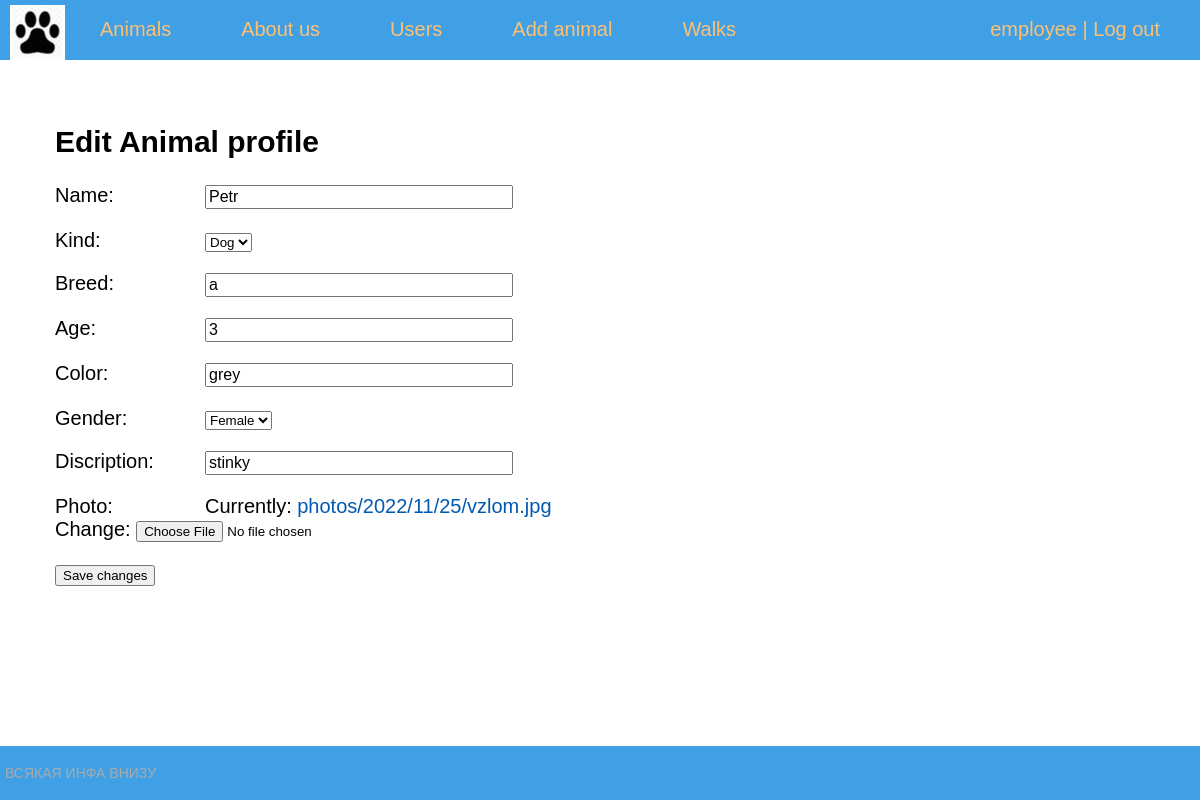
Screenshot of /animals/edit/3 (signed in) with the database file from the repository.
### shelter/models.py (models this page shows, shortened)
class Account(AbstractBaseUser):
    email = models.EmailField(verbose_name="email", max_length=60, unique=True)
    username = models.CharField(max_length=30, unique=True)
    date_joined = models.DateTimeField(verbose_name='date joined', auto_now_add=True)
    last_login = models.DateTimeField(verbose_name='last login', auto_now=True)
    is_admin = models.BooleanField(default=False)
    is_active = models.BooleanField(default=True)
    is_staff = models.BooleanField(default=False)
    is_superuser = models.BooleanField(default=False)
    position = models.CharField(max_length=10, default="unverified")
    name = models.CharField(max_length=15, default="")
    surname = models.CharField(max_length=15, default="")
    deleted = models.BooleanField(default=False)
    USERNAME_FIELD = 'username'
    objects = MyAccountManager()

class Animal(models.Model):
    name = models.CharField(max_length=30, default="")
    kind = models.CharField(max_length=15)
    breed = models.CharField(max_length=50)
    age = models.IntegerField(default="")
    color = models.CharField(max_length=50)
    gender = models.CharField(max_length=10)
    discription = models.TextField()
    photo = models.ImageField(upload_to='photos/%Y/%m/%d')
    added = models.DateTimeField(auto_now_add=True)
    edited = models.DateTimeField(auto_now=True)
    class Meta:
        ordering = ('-added',)

### shelter/views.py (the view, shortened to what this page needs)
# urls.py: path('animals/edit/<int:animalid>', EditAnimal.as_view(), name='edit_animal'),
@method_decorator(login_required, name='dispatch')
class EditAnimal(DataMixin, UserPassesTestMixin, UpdateView):
    model = Animal
    template_name = 'shelter/edit_animal_profile.html'
    form_class = EditAnimalForm
    pk_url_kwarg = 'animalid'
    def get_context_data(self, *, object_list=None, **kwargs):
        context = super().get_context_data(**kwargs)
        c_def = self.get_user_context(title="Animal profile")
        return dict(list(context.items()) + list(c_def.items()))
    def test_func(self):
        if self.request.user.position == "employee":
            return True
        return False

### shelter/forms.py
class EditAnimalForm(forms.ModelForm):
    name = forms.CharField(max_length=30, required=True, widget=forms.TextInput(attrs={'class': 'form-input'}))
    kind = forms.ChoiceField(required=True, choices=KIND_CHOICES)
    breed = forms.CharField(max_length=50, widget=forms.TextInput(attrs={'class': 'form-input'}))
    age = forms.IntegerField(required=True, widget=forms.TextInput(attrs={'class': 'form-input'}))
    gender = forms.ChoiceField(required=True, choices=GENDER_CHOICES)
    color = forms.CharField(max_length=50, widget=forms.TextInput(attrs={'class': 'form-input'}))
    breed = forms.CharField(max_length=50, widget=forms.TextInput(attrs={'class': 'form-input'}))
    discription = forms.CharField(widget=forms.TextInput(attrs={'class': 'form-input'}))
    photo = forms.ImageField(required=True)
    class Meta:
        model = Animal
        fields = ['name', 'kind', 'breed', 'age', 'color', 'gender', 'discription', 'photo']

### shelter/utils.py (called while the page is built)
    def get_user_context(self, **kwargs):
        context = kwargs
        context['menu'] = menu
        return context

### shelter/templates/shelter/edit_animal_profile.html (shortened to what this page needs)
{% extends 'shelter/base.html' %}
{% block content %}
    <h2>Edit Animal profile</h2>
    <form method="post" enctype="multipart/form-data">
    {% for f in form %}
        <p><label class="form-label" for="{{ f.id_for_label }}">{{f.label}}: </label>{{ f }}</p>
    {% endfor %}
    <button type="submit">Save changes</button>
</form>
{% endblock content %}

### shelter/templates/shelter/base.html (shortened to what this page needs)
{% load static %}
<!DOCTYPE html>
<html>
<head>
	<link type="text/css" href="{% static 'shelter/css/styles.css' %}" rel="stylesheet" />
</head>
<body>
<table class="table-page" border=0 cellpadding="0" cellspacing="0">
<tr><td valign=top>
{% block mainmenu %}
		<div class="header">
			<ul id="mainmenu" class="mainmenu">
				<li class="logo">
                    <a href="{% url 'home' %}">
                        <div class="logo"></div>
                    </a>
                </li>
				{% for m in menu %}
				    <li><a href="{% url m.url_name %}">{{m.title}}</a></li>
				{% endfor %}
				{% if user.position == "employee" or user.position == "admin" %}
				    <li><a href="{% url 'users' %}">Users</a></li>
				{% endif %}
            	{% if user.position == "employee" %}
				    <li><a href="{% url 'addanimal' %}">Add animal</a></li>
					<li><a href="{% url 'today_walks' %}">Walks</a></li>
				{% endif %}
				{% if request.user.is_authenticated %}
				    <li class="last"><a href="{% url 'mypage' %}">{{user.username}}</a> | <a href="{% url 'logout' %}">Log out</a></li>
				{% else %}
				    <li class="last"><a href="{% url 'register' %}">Register</a> | <a href="{% url 'login' %}">Log in</a></li>
				{% endif %}
			</ul>
		</div>
{% endblock mainmenu %}
<table class="table-content" border=0 cellpadding="0" cellspacing="0">
<td valign="top" class="content">
<div class="content-text">
    {% block content %}
    {% endblock %}
</div>
</td></tr></table>
<tr><td valign=top>
	<div id="footer">
		<p>ВСЯКАЯ ИНФА ВНИЗУ</p>
	</div>
</td></tr></table>
</body>
</html>

### shelter/static/shelter/css/styles.css (style rules this page uses)
html, body { font-family: 'Arial'; margin: 0; padding: 0; height: 100%; width: 100%; color: #444; }
a { color: #0059b2; text-decoration: none; }
.table-page { width: 100%; height: 100%; vertical-align: top; }
.table-page tr { height: 100%; }
.header { background: #40A0E6; height: 60px; }
.logo { background: url('../images/logo.jpg') no-repeat 10px 5px; width: 70px; height: 60px; }
ul.mainmenu { list-style: none; margin: 0; padding: 0; height: 60px; color: #fdc073; font-size: 20px; overflow: hidden; }
ul.mainmenu li { float: left; margin: 18px 40px 0 30px; }
ul.mainmenu li.logo { margin: 0; }
ul.mainmenu li.last { float: right; }
ul.mainmenu li a { color: #fdc073; text-decoration: none; }
.table-content { width: 100%; min-height: 100%; height: 100%; }
.content { padding: 40px 20px 20px 40px; width: 100%; box-sizing: border-box; }
.content-text { color: #000; font-size: 20px; font-family: Arial; width: 100%; padding-right: 15px; padding-left: 15px; margin-right: auto; margin-left: auto; }
#footer { box-sizing: border-box; background: #40A0E6; padding: 5px; color: #aaa; font-size: 14px; font-family: Verdana, Geneva, Arial, Helvetica; text-align: left; overflow: hidden; }
.form-input { width: 300px; font-size: 16px; }
.form-label { display: inline-block; min-width: 150px; vertical-align: top; }

### rows the page displays
Account: username "employee"
Animal: form "Petr" "Dog" "a" "3" "grey" "Female" "stinky"

### other values shown
{{ m.title }} "Animals" "About us"
{{ f.label }} "Name" "Kind" "Breed" "Age" "Color" "Gender" "Discription" "Photo"
